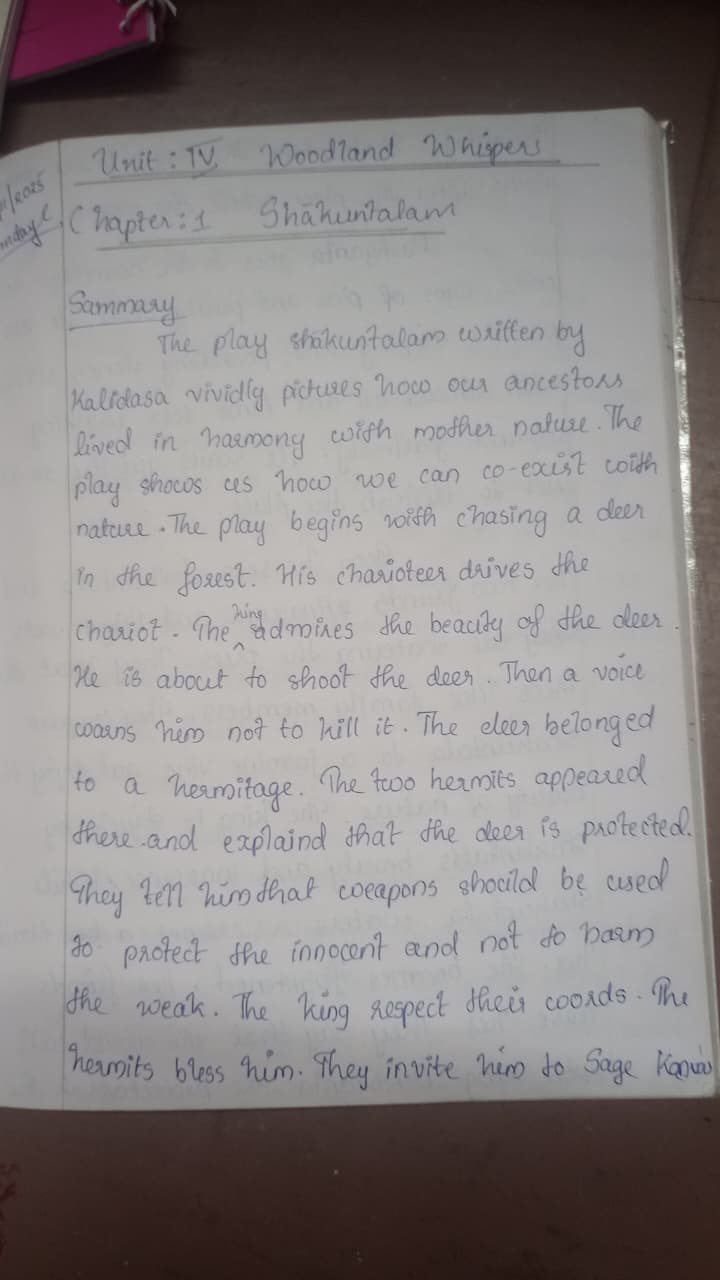
#> input picture AI-Answer-Evaluation/dataset/answer_sheets/exam_1/KTU-2026-ENG-035_IMG-20260804-WA0035 - Krishnendu P B.jpg, 720 x 1280 px
$ python -i preprocessing.py   (imports and definitions only)
#> lines starting #> are read from the running program, lines starting #| are printed output that depends on the picture
#> further down, picture is the input picture: PIL image 720x1280 RGB; mean R, G, B 138.7, 133.8, 133.4
"""OpenCV image preprocessing shared by all OCR strategies."""

from __future__ import annotations

import cv2
import numpy as np
from PIL import Image

from experiments.ocr_sandbox.utils import config


class OpenCVPreprocessor:
    """Apply conservative denoising and local-contrast enhancement to a page."""

    def process(self, image: Image.Image) -> Image.Image:
        """Return an RGB image suitable for both PaddleOCR and Qwen2.5-VL."""
        if not config.PREPROCESSING_ENABLED:
            return image.convert("RGB")

        rgb_image = np.array(image.convert("RGB"))
        gray_image = cv2.cvtColor(rgb_image, cv2.COLOR_RGB2GRAY)
        denoised_image = cv2.fastNlMeansDenoising(
            gray_image,
            None,
            config.PREPROCESSING_DENOISE_STRENGTH,
            config.PREPROCESSING_CONTRAST_GRID_SIZE,
            config.PREPROCESSING_CONTRAST_GRID_SIZE,
        )
        clahe = cv2.createCLAHE(
            clipLimit=config.PREPROCESSING_CONTRAST_CLIP_LIMIT,
            tileGridSize=(
                config.PREPROCESSING_CONTRAST_GRID_SIZE,
                config.PREPROCESSING_CONTRAST_GRID_SIZE,
            ),
        )
        enhanced_image = clahe.apply(denoised_image)
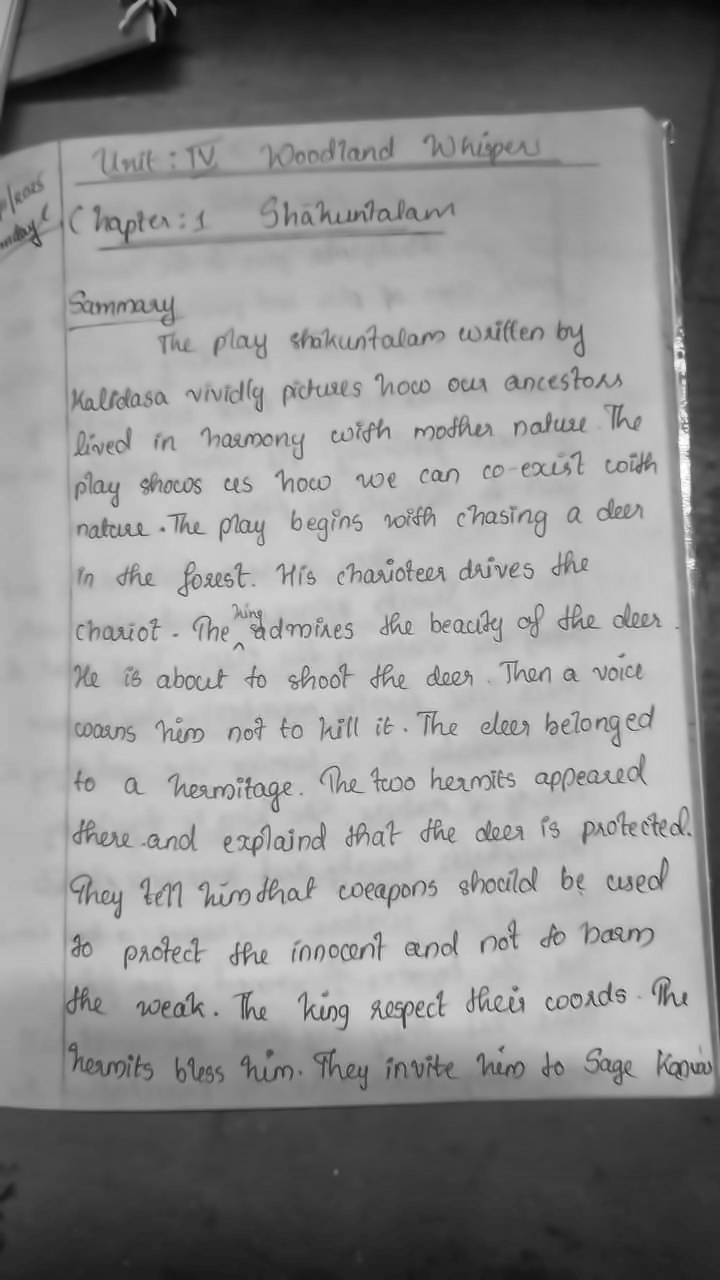
#> enhanced_image: shape (1280, 720); min 7, max 255, mean 142.8
        return Image.fromarray(cv2.cvtColor(enhanced_image, cv2.COLOR_GRAY2RGB))

>>> from PIL import Image
>>> picture = Image.open('../../../dataset/answer_sheets/exam_1/KTU-2026-ENG-035_IMG-20260804-WA0035 - Krishnendu P B.jpg')
>>> result = OpenCVPreprocessor().process(picture)
